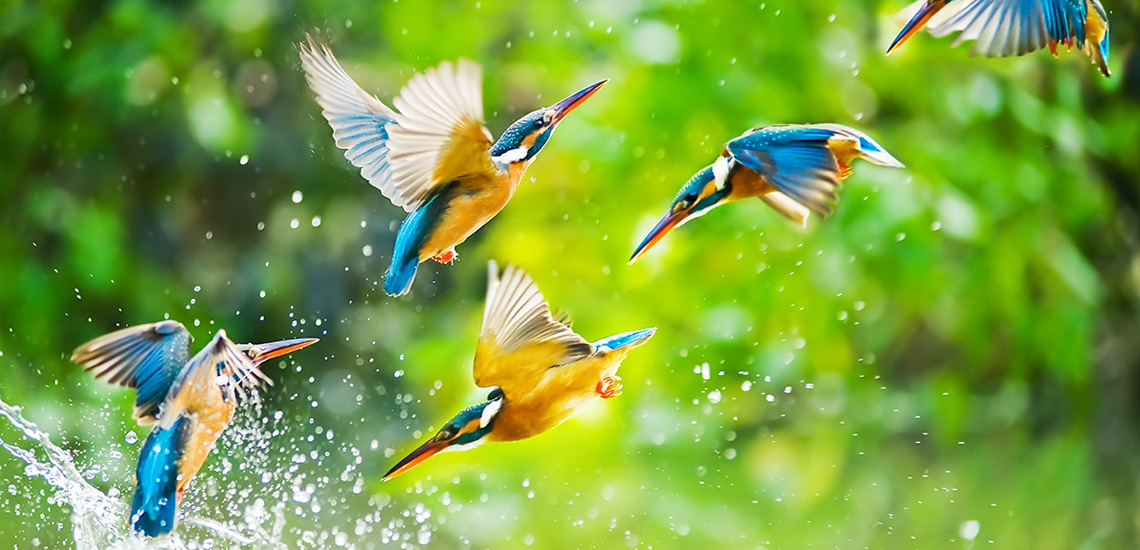
#> input picture data/1.jpg, 1140 x 550 px
$ jupyter execute '2- Get image dominant colors using clustering.ipynb'
#> lines starting #> are read from the running program, lines starting #| are printed output that depends on the picture
<div style="color: #444; text-align: center;">
    <b>Córdoba 2018</b>
    <br>
    <span>Matías Caputti</span>
</div>

---

# Get image colors using _k-means_ clustering

[cell 1]
from sklearn.cluster import KMeans
from collections import Counter
from matplotlib import pyplot as plt
import cv2

Clustering with the K-means algorithm is one of the most common unsupervised algorithms used. It's intuitive and simple to understand.

✨_Live demo: http://stanford.edu/class/ee103/visualizations/kmeans/kmeans.html_

Applying it to images is also relatively simple. As we'll be just "clustering" the different pixel colors in the matrix that represents the image.

[cell 2]
# Utility function, rgb to hex
def rgb2hex(rgb):
    hex = "#{:02x}{:02x}{:02x}".format(int(rgb[0]), int(rgb[1]), int(rgb[2]))
    return hex

[cell 3]
print(rgb2hex([255, 0, 0]))
print(rgb2hex([255, 255, 255]))
print(rgb2hex([119, 119, 119]))

## Hands on

Let's load and preprocess an image:

[cell 4]
path = 'data/1.jpg'

img_bgr = cv2.imread(path)
#> img_bgr is the input picture: shape (550, 1140, 3); mean B, G, R 65.3, 160.7, 121.7
img_rgb = cv2.cvtColor(img_bgr, cv2.COLOR_BGR2RGB)

# resize image to speed up processing time
resized_img_rgb = cv2.resize(img_rgb, (64, 64), interpolation=cv2.INTER_AREA)
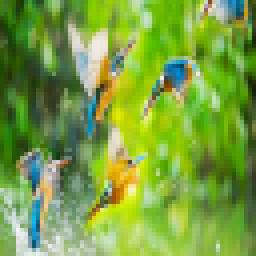
#> resized_img_rgb: shape (64, 64, 3) (shown 4 times larger); mean R, G, B 121.7, 160.7, 65.4

# plots
plt.figure(figsize=(14, 8))

plt.subplot(331)
plt.imshow(img_bgr)
plt.axis('off')

plt.subplot(332)
plt.imshow(img_rgb)
plt.axis('off')

plt.subplot(333)
plt.imshow(resized_img_rgb)
plt.axis('off')

plt.show()
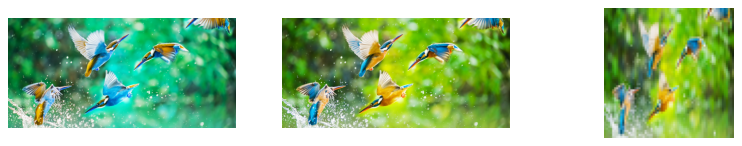
#> figure drawn by matplotlib, 3 panels; B, G, R data is drawn as R, G, B

One more thing before make our clusters:

[cell 5]
# number of clusters
k = 10

# reshape the image to be a list of pixels
img_list = resized_img_rgb.reshape((resized_img_rgb.shape[0] * resized_img_rgb.shape[1], 3))

Now make the clusters:

[cell 6]
# cluster the pixels and assign labels
clt = KMeans(n_clusters=k)
labels = clt.fit_predict(img_list)
#> labels = 4096 values, max 9 at index 14, min 0 at index 0, mean 3.83

[cell 7]
# count labels to find most popular
label_counts = Counter(labels) # how many pixels each cluster has?
#> label_counts = 10 items
total_count = sum(label_counts.values())
#> total_count = 4096

# subset out most popular centroid
center_colors = list(clt.cluster_centers_)
ordered_colors = [center_colors[i]/255 for i in label_counts.keys()]
#> ordered_colors = [[0.204, 0.344, 0.0996], [0.355, 0.627, 0.0649], [0.355, 0.479, 0.252], [0.527, 0.715, 0.248], [0.692, 0.805, 0.46], [0.536, 0.643, 0.49], [0.548, 0.767, 0.0351], [0.793, 0.829, 0.751], [0.767, 0.793, 0.111], [0.148, 0.512, 0.647]]
color_labels = [rgb2hex(ordered_colors[i]*255) for i in label_counts.keys()] # get each cluster's centroid color
#> color_labels = ['#345719', '#c3ca1c', '#86b63f', '#5a9f10', '#8bc308', '#2582a5', '#b0cd75', '#5a7a40', '#88a47c', '#cad3bf']

print(label_counts.values())
#| dict_values([679, 516, 526, 579, 390, 295, 397, 318, 299, 97])
print(color_labels)
#| ['#345719', '#c3ca1c', '#86b63f', '#5a9f10', '#8bc308', '#2582a5', '#b0cd75', '#5a7a40', '#88a47c', '#cad3bf']

## Visualization

Finally join everything into a function and get some color plots:

[cell 8]
def plot_image_info(path, k=6):
    # load image
#> called with path = 'data/1.jpg', k = 6
    img_bgr = cv2.imread(path)
    img_rgb = cv2.cvtColor(img_bgr, cv2.COLOR_BGR2RGB)

    # resize image to speed up processing time
    resized_img_rgb = cv2.resize(img_rgb, (64, 64), interpolation=cv2.INTER_AREA)

    # reshape the image to be a list of pixels
    img_list = resized_img_rgb.reshape((resized_img_rgb.shape[0] * resized_img_rgb.shape[1], 3))

    # cluster the pixels and assign labels
    clt = KMeans(n_clusters=k)
    labels = clt.fit_predict(img_list)
#> labels = 4096 values, max 5 at index 56, min 0 at index 23, mean 1.98

    # count labels to find most popular
    label_counts = Counter(labels)
#> label_counts = {1: 989, 3: 953, 2: 828, 0: 698, 4: 514, 5: 114}
    total_count = sum(label_counts.values())
#> total_count = 4096

    # subset out most popular centroid
    center_colors = list(clt.cluster_centers_)
    ordered_colors = [center_colors[i]/255 for i in label_counts.keys()]
#> ordered_colors = [[0.238, 0.374, 0.139], [0.401, 0.64, 0.111], [0.557, 0.696, 0.381], [0.667, 0.786, 0.102], [0.761, 0.816, 0.674], [0.18, 0.515, 0.63]]
    color_labels = [rgb2hex(ordered_colors[i]*255) for i in label_counts.keys()]
#> color_labels = ['#66a31c', '#aac81a', '#8db161', '#3c5f23', '#c1d0ab', '#2d83a0']

    #print(label_counts.values())
    #print(color_labels)

    # plots
    plt.figure(figsize=(14, 8))
    plt.subplot(221)
    plt.imshow(img_rgb)
    plt.axis('off')

    plt.subplot(222)
    plt.pie(label_counts.values(), labels=color_labels, colors=ordered_colors, startangle=90)
    plt.axis('equal')
    plt.show()
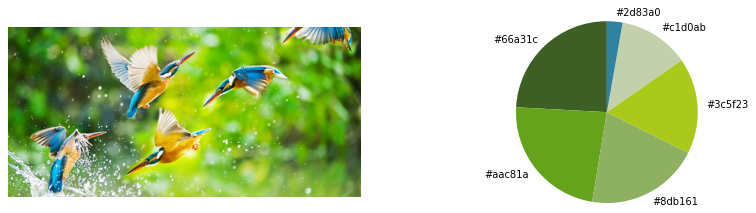
#> figure drawn by matplotlib, 2 panels

[cell 9]
plot_image_info('data/1.jpg')

[cell 10]
plot_image_info('data/2.jpg')
#> call 2 of plot_image_info, with path = 'data/2.jpg', k = 6
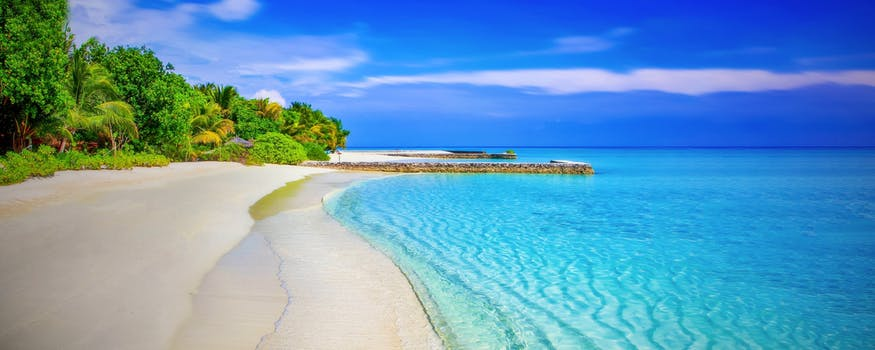
#> input picture data/2.jpg, 875 x 350 px
#> in plot_image_info, img_bgr is the input picture: shape (350, 875, 3); mean B, G, R 187.7, 152.6, 97.7
#> in plot_image_info (call 2), `resized_img_rgb = cv2.resize(img_rgb, (64, 64), interpolation=cv2.INTE..`:
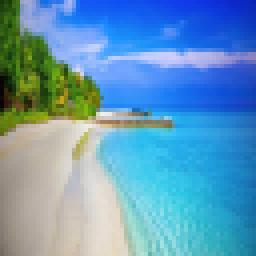
#> resized_img_rgb: shape (64, 64, 3) (shown 4 times larger); mean R, G, B 97.7, 152.6, 187.7
#> in plot_image_info (call 2), `labels = clt.fit_predict(img_list)`: labels = 4096 values, max 5 at index 5, min 0 at index 10, mean 2.24
#> in plot_image_info (call 2), `label_counts = Counter(labels)`: label_counts = {4: 454, 5: 673, 1: 954, 0: 873, 2: 383, 3: 759}
#> in plot_image_info (call 2), `ordered_colors = [center_colors[i]/255 for i in label_counts.keys()]`: ordered_colors = [[0.293, 0.413, 0.0869], [0.477, 0.728, 0.906], [0.194, 0.643, 0.893], [0.0965, 0.379, 0.836], [0.634, 0.603, 0.534], [0.797, 0.789, 0.764]]
#> in plot_image_info (call 2), `color_labels = [rgb2hex(ordered_colors[i]*255) for i in label_counts.k..`: color_labels = ['#a19988', '#cbc9c2', '#79b9e7', '#4a6916', '#31a3e3', '#1860d5']
#> in plot_image_info (call 2), `plt.show()`:
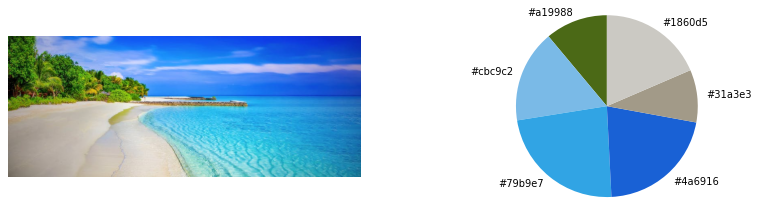
#> figure drawn by matplotlib, 2 panels

[cell 11]
plot_image_info('data/3.jpg')
#> call 3 of plot_image_info, with path = 'data/3.jpg', k = 6
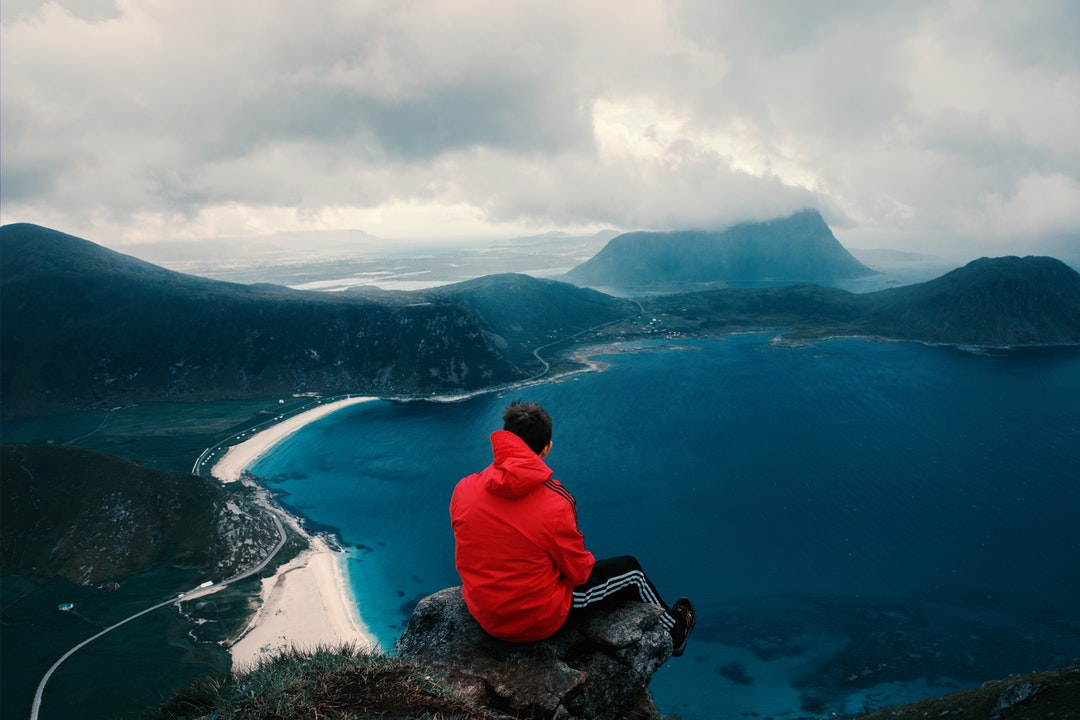
#> input picture data/3.jpg, 1080 x 720 px
#> in plot_image_info, img_bgr is the input picture: shape (720, 1080, 3); mean B, G, R 117.2, 109.5, 87.3
#> in plot_image_info (call 3), `resized_img_rgb = cv2.resize(img_rgb, (64, 64), interpolation=cv2.INTE..`:
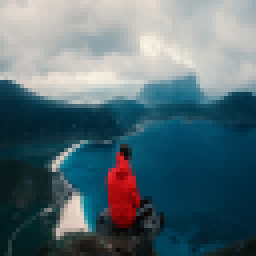
#> resized_img_rgb: shape (64, 64, 3) (shown 4 times larger); mean R, G, B 87.3, 109.5, 117.2
#> in plot_image_info (call 3), `labels = clt.fit_predict(img_list)`: labels = 4096 values, max 5 at index 43, min 0 at index 0, mean 1.85
#> in plot_image_info (call 3), `label_counts = Counter(labels)`: label_counts = {0: 912, 5: 631, 3: 219, 2: 1096, 1: 1132, 4: 106}
#> in plot_image_info (call 3), `ordered_colors = [center_colors[i]/255 for i in label_counts.keys()]`: ordered_colors = [[0.825, 0.811, 0.785], [0.69, 0.719, 0.72], [0.266, 0.465, 0.523], [0.0364, 0.266, 0.352], [0.0438, 0.146, 0.179], [0.633, 0.0616, 0.0798]]
#> in plot_image_info (call 3), `color_labels = [rgb2hex(ordered_colors[i]*255) for i in label_counts.k..`: color_labels = ['#d2cec8', '#a10f14', '#094359', '#437685', '#afb7b7', '#0b252d']
#> in plot_image_info (call 3), `plt.show()`:
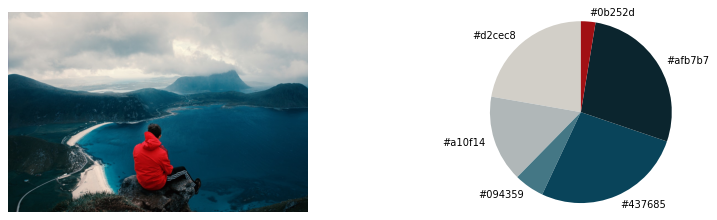
#> figure drawn by matplotlib, 2 panels
